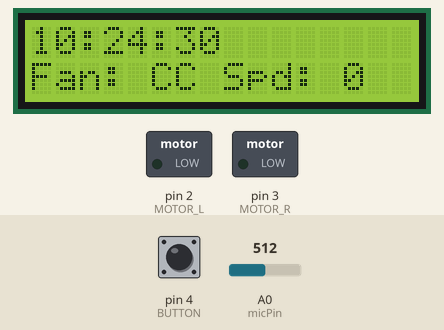
Simulated run of this sketch. Board: Arduino Mega 2560, built with avr-gcc and run on an emulated ATmega2560. Shown: 16×2 character LCD, switched loads named in the sketch (green lamp = pin HIGH). The inputs (shaded band) are chosen by the test bench; at power-on: pin 4 (BUTTON) HIGH, A0 (micPin) = 512. The local clock reads 2024-03-15 10:24:30 at power-on unless the sketch sets it; what the sketch prints to the serial monitor is not drawn.

Above: at 1.2 s.
1.3 s: pin 4 (BUTTON) pulled LOW for 1 s
At 2.8 s:
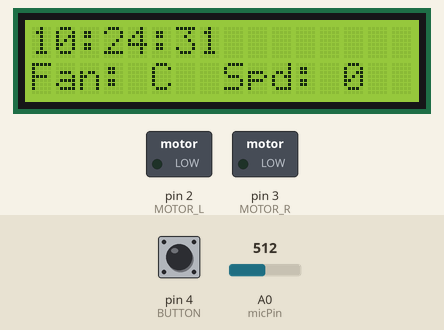
5.4 s: pin 4 (BUTTON) pulled LOW for 1 s
At 18.9 s:
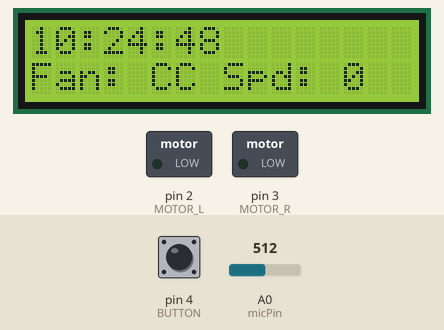
At 31.87 s:
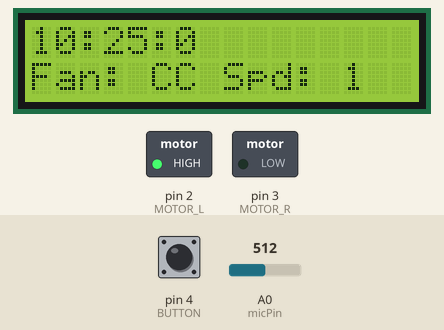
Timing chart, 0 to 32.2 s (numbered marks = the images above; inputs shaded):
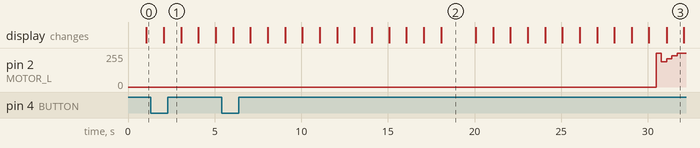

Measured:
- after the input at 1.3 s, the display: changes after 0.77 s (image 1)
- after the input at 5.4 s, pin 2 (MOTOR_L): 0/255 → 255/255 after 25.1 s, → 190/255 0.30 s later, → 212/255 0.30 s later, → 234/255 0.30 s later, … (5 changes in this stretch); pin 3 (MOTOR_R): stops changing and stays LOW; the display: first changes after 0.67 s (image 2 shows a later state)
- what the display in image 3 shows lasts 1.0 s, from 31.1 s to 32.1 s

The sketch:

Micro_II_Lab_3.ino
```cpp
/*  Dana Maloney, Thomas Moeller
    Micro II Lab 3 */

#include <arduinoFFT.h>
#include <LiquidCrystal.h>
#include <uRTCLib.h>

#define SAMPLES 256
#define NYQUIST_FREQ 2400
#define C_4 262 // C4 Note
#define A_4 440 // A4 Note
#define MOTOR_L 2 // motor control L
#define MOTOR_R 3 // motor control R
#define BUTTON 4  // button to control motor direction.

//Initialize data memory and constants
//FFT Vars
int usec_per_sample = (1.0 / NYQUIST_FREQ) * 1000000;  //Calculate usec per sample
int micPin = A0;
double samples[SAMPLES];
double imaginary[SAMPLES] = {0}; // needed for FFT but doesn't do anything.
ArduinoFFT<double> FFT = ArduinoFFT<double>(samples, imaginary, SAMPLES, NYQUIST_FREQ);
//Clock Vars
uRTCLib rtc(0x68);
int currentSecond = 0;
//LCD Vars
LiquidCrystal lcd(53, 52, 51, 50, 49, 48);
//Motor Vars
int currentSpeed = 0;
enum direction {
  LEFT = 2,
  RIGHT
};
direction motorDirection = LEFT;
int userControlled = 0;


void setup(){
  Serial.begin(115200);
  lcd.begin(16, 2);
  URTCLIB_WIRE.begin();
  pinMode(MOTOR_L, OUTPUT);
  pinMode(MOTOR_R, OUTPUT);
  pinMode(BUTTON, INPUT_PULLUP);

  //Motor off.
  analogWrite(MOTOR_L, 0);
  analogWrite(MOTOR_R, 0);
  userControlled = 0;

  cli(); // clr interrupts

  //config timer interrupt for 1Hz updates.
  TCCR1A = 0;// set entire TCCR1A register to 0
  TCCR1B = 0;// same for TCCR1B
  TCNT1  = 0;//initialize counter value to 0
  // set compare match register for 1hz increments
  OCR1A = 15624;// = (16*10^6) / (1*1024) - 1 (must be <65536)
  // turn on CTC mode
  TCCR1B |= (1 << WGM12);
  // Set CS12 and CS10 bits for 1024 prescaler
  TCCR1B |= (1 << CS12) | (1 << CS10);
  // enable timer compare interrupt
  TIMSK1 |= (1 << OCIE1A);
  //allow interrupts
  sei();
}

ISR(TIMER1_COMPA_vect){ //timer1 interrupt: Update Display.
  //Update LCD once every second
  //Clock:
  lcd.setCursor(0,0);
  lcd.print(rtc.hour());
  lcd.print(":");
  lcd.print(rtc.minute());
  lcd.print(":");
  lcd.print(rtc.second());
  lcd.print("         ");
  //Motor Speed/Direction:
  lcd.setCursor(0,1);
  lcd.print("Fan: ");
  switch(motorDirection){
    case LEFT:
      lcd.print("CC ");
      break;
    case RIGHT:
      lcd.print("C  ");
      break;
  }
  lcd.print("Spd: ");
  lcd.print(currentSpeed);
  lcd.print("  ");
}

double doFFT(){
  /* Sample audio and return dominant frequency. */

  //Sampling code:
  unsigned long startTime = micros();

  for(int i = 0; i < SAMPLES; i++){
    while(micros() - startTime < usec_per_sample){
      /* do nothing */
    }
    startTime += usec_per_sample;
    samples[i] = analogRead(micPin);
    imaginary[i] = 0;
  }

  //Level out data
  long avg = 0;
  for(int i = 0; i < SAMPLES; i++){
    avg += samples[i];
  }
  avg = avg / SAMPLES;
  for(int i = 0; i < SAMPLES; i++){
    samples[i] -= avg;
    //Serial.println(samples[i]);
  }

  //Process FFT
  FFT.windowing(FFTWindow::Hamming, FFTDirection::Forward);
  FFT.compute(FFTDirection::Forward);
  FFT.complexToMagnitude();

  //Find peak frequency and print peak
  double domFreq = FFT.majorPeak();
  return domFreq;
}

void runMotor(){
  switch (currentSpeed) {
      analogWrite(LEFT, 0);
      analogWrite(RIGHT, 0);
    case 0:
      analogWrite(motorDirection, 0);
      break;
    case 1:
      //write max speed for a second to get motor to start moving
      digitalWrite(motorDirection, HIGH);
      delay(300);
      analogWrite(motorDirection, 190);
      break;
    case 2:
      analogWrite(motorDirection, 212);
      break;
    case 3:
      analogWrite(motorDirection, 234);
      break;
    case 4:
      analogWrite(motorDirection, 255);
      break;
  }
  delay(300);
}

void speedUp(){
  /*If possible, increase the fan speed. */
  int newSpeed = currentSpeed + 1;
  if (newSpeed > 4) {currentSpeed = 4;}
  else {currentSpeed = newSpeed;}
  runMotor();
  // lcd.setCursor(0, 1);
  // lcd.print("Speed: ");
  // lcd.print(currentSpeed);
  // lcd.print("          ");

}

void speedDown(){
  /*If possible, decrease the fan speed. */
  int newSpeed = currentSpeed - 1;
  if (newSpeed < 0) {currentSpeed = 0;}
  else {currentSpeed = newSpeed;}
  runMotor();
  // lcd.setCursor(0, 1);
  // lcd.print("Speed: ");
  // lcd.print(currentSpeed);
  // lcd.print("          ");
}

void loop(){

  //Update Clock
  rtc.refresh();

  //Press button to change direction.
  if(digitalRead(BUTTON) == LOW){
    switch (motorDirection){
      case LEFT:
        motorDirection = RIGHT;
        break;
      case RIGHT:
        motorDirection = LEFT;
        break;
    }
    Serial.println(motorDirection);
    analogWrite(LEFT, 0);
    analogWrite(RIGHT, 0);
    delay(50);
    runMotor();
  }


  //TODO: implement clock fan enable/disable.
  if(rtc.second() == 0 and !userControlled){
    for(int i = 0; i < 4; i++){
      speedUp();
    }
  }else if (rtc.second() == 30 and !userControlled){
    for(int i = 0; i < 4; i++){
      speedDown();
    }
  }

  // Do Audio Sampling -> FFT
  int audioFrequency = (int)doFFT();
  if (fabs(audioFrequency - A_4) <= 0.02 * A_4){ //Check if A4 was played (+/- 2%);
    speedUp();
    userControlled = 1;
  } else if (fabs(audioFrequency - C_4) <= 0.02 * C_4){ //Check if AC was played (+/- 2%)
    speedDown();
    userControlled = 1;
  }
}
```
